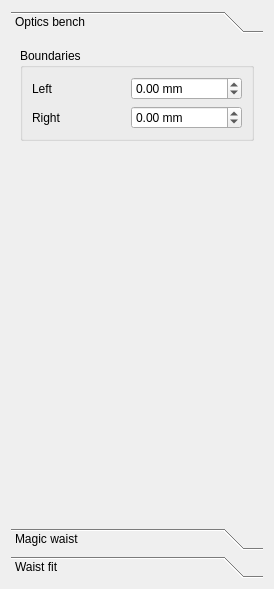
<?xml version="1.0" encoding="UTF-8"?>
<ui version="4.0">
 <class>GaussianBeamWidget</class>
 <widget class="QWidget" name="GaussianBeamWidget">
  <property name="geometry">
   <rect>
    <x>0</x>
    <y>0</y>
    <width>274</width>
    <height>589</height>
   </rect>
  </property>
  <property name="windowTitle">
   <string>Gaussian Beam</string>
  </property>
  <layout class="QVBoxLayout" name="verticalLayout_4">
   <item>
    <layout class="QVBoxLayout">
     <item>
      <widget class="QToolBox" name="toolBox">
       <property name="minimumSize">
        <size>
         <width>200</width>
         <height>16</height>
        </size>
       </property>
       <property name="frameShape">
        <enum>QFrame::NoFrame</enum>
       </property>
       <property name="frameShadow">
        <enum>QFrame::Plain</enum>
       </property>
       <property name="currentIndex">
        <number>0</number>
       </property>
       <widget class="QWidget" name="page_Bench">
        <property name="geometry">
         <rect>
          <x>0</x>
          <y>0</y>
          <width>254</width>
          <height>479</height>
         </rect>
        </property>
        <attribute name="label">
         <string>Optics bench</string>
        </attribute>
        <layout class="QVBoxLayout" name="verticalLayout_2">
         <item>
          <widget class="QGroupBox" name="groupBox">
           <property name="title">
            <string>Boundaries</string>
           </property>
           <layout class="QGridLayout" name="gridLayout">
            <item row="1" column="0">
             <widget class="QLabel" name="label_6">
              <property name="text">
               <string>Left</string>
              </property>
             </widget>
            </item>
            <item row="1" column="1">
             <widget class="QDoubleSpinBox" name="doubleSpinBox_LeftBoundary">
              <property name="suffix">
               <string> mm</string>
              </property>
              <property name="minimum">
               <double>-100000.000000000000000</double>
              </property>
              <property name="maximum">
               <double>100000.000000000000000</double>
              </property>
              <property name="singleStep">
               <double>10.000000000000000</double>
              </property>
             </widget>
            </item>
            <item row="2" column="0">
             <widget class="QLabel" name="label_7">
              <property name="text">
               <string>Right</string>
              </property>
             </widget>
            </item>
            <item row="2" column="1">
             <widget class="QDoubleSpinBox" name="doubleSpinBox_RightBoundary">
              <property name="suffix">
               <string> mm</string>
              </property>
              <property name="minimum">
               <double>-100000.000000000000000</double>
              </property>
              <property name="maximum">
               <double>100000.000000000000000</double>
              </property>
              <property name="singleStep">
               <double>10.000000000000000</double>
              </property>
             </widget>
            </item>
           </layout>
          </widget>
         </item>
         <item>
          <spacer>
           <property name="orientation">
            <enum>Qt::Vertical</enum>
           </property>
           <property name="sizeHint" stdset="0">
            <size>
             <width>20</width>
             <height>40</height>
            </size>
           </property>
          </spacer>
         </item>
        </layout>
       </widget>
       <widget class="QWidget" name="page_MagicWaist">
        <property name="geometry">
         <rect>
          <x>0</x>
          <y>0</y>
          <width>228</width>
          <height>360</height>
         </rect>
        </property>
        <attribute name="label">
         <string>Magic waist</string>
        </attribute>
        <layout class="QVBoxLayout" name="verticalLayout_5">
         <item>
          <widget class="QLabel" name="label_9">
           <property name="text">
            <string>Aspect</string>
           </property>
          </widget>
         </item>
         <item>
          <widget class="QComboBox" name="comboBox_TargetOrientation">
           <item>
            <property name="text">
             <string>Spherical</string>
            </property>
           </item>
           <item>
            <property name="text">
             <string>Ellipsoidal</string>
            </property>
           </item>
          </widget>
         </item>
         <item>
          <widget class="QLabel" name="label">
           <property name="text">
            <string>Target waist</string>
           </property>
          </widget>
         </item>
         <item>
          <layout class="QHBoxLayout" name="horizontalLayout_2">
           <item>
            <widget class="QDoubleSpinBox" name="doubleSpinBox_HTargetWaist">
             <property name="maximum">
              <double>100000.000000000000000</double>
             </property>
             <property name="value">
              <double>100.000000000000000</double>
             </property>
            </widget>
           </item>
           <item>
            <widget class="QDoubleSpinBox" name="doubleSpinBox_VTargetWaist">
             <property name="maximum">
              <double>100000.000000000000000</double>
             </property>
             <property name="value">
              <double>100.000000000000000</double>
             </property>
            </widget>
           </item>
          </layout>
         </item>
         <item>
          <widget class="QLabel" name="label_2">
           <property name="text">
            <string>Target position</string>
           </property>
          </widget>
         </item>
         <item>
          <layout class="QHBoxLayout" name="horizontalLayout_3">
           <item>
            <widget class="QDoubleSpinBox" name="doubleSpinBox_HTargetPosition">
             <property name="minimum">
              <double>-100000.000000000000000</double>
             </property>
             <property name="maximum">
              <double>100000.000000000000000</double>
             </property>
             <property name="value">
              <double>550.000000000000000</double>
             </property>
            </widget>
           </item>
           <item>
            <widget class="QDoubleSpinBox" name="doubleSpinBox_VTargetPosition">
             <property name="minimum">
              <double>-100000.000000000000000</double>
             </property>
             <property name="maximum">
              <double>100000.000000000000000</double>
             </property>
             <property name="value">
              <double>550.000000000000000</double>
             </property>
            </widget>
           </item>
          </layout>
         </item>
         <item>
          <widget class="QLabel" name="label_MinOverlap">
           <property name="text">
            <string>Minimum overlap</string>
           </property>
          </widget>
         </item>
         <item>
          <widget class="QDoubleSpinBox" name="doubleSpinBox_MinOverlap">
           <property name="suffix">
            <string> %</string>
           </property>
           <property name="maximum">
            <double>100.000000000000000</double>
           </property>
           <property name="value">
            <double>98.000000000000000</double>
           </property>
          </widget>
         </item>
         <item>
          <widget class="QCheckBox" name="checkBox_ShowTargetBeam">
           <property name="enabled">
            <bool>true</bool>
           </property>
           <property name="text">
            <string>Show target beam</string>
           </property>
          </widget>
         </item>
         <item>
          <widget class="QLabel" name="label_OverlapResult">
           <property name="text">
            <string/>
           </property>
          </widget>
         </item>
         <item>
          <widget class="QLabel" name="label_MagicWaistResult">
           <property name="text">
            <string/>
           </property>
          </widget>
         </item>
         <item>
          <spacer>
           <property name="orientation">
            <enum>Qt::Vertical</enum>
           </property>
           <property name="sizeHint" stdset="0">
            <size>
             <width>20</width>
             <height>40</height>
            </size>
           </property>
          </spacer>
         </item>
         <item>
          <widget class="QPushButton" name="pushButton_LocalOptimum">
           <property name="text">
            <string>Local optimum</string>
           </property>
          </widget>
         </item>
         <item>
          <widget class="QPushButton" name="pushButton_MagicWaist">
           <property name="text">
            <string>Find</string>
           </property>
          </widget>
         </item>
         <item>
          <spacer>
           <property name="orientation">
            <enum>Qt::Vertical</enum>
           </property>
           <property name="sizeHint" stdset="0">
            <size>
             <width>20</width>
             <height>40</height>
            </size>
           </property>
          </spacer>
         </item>
         <item>
          <spacer>
           <property name="orientation">
            <enum>Qt::Vertical</enum>
           </property>
           <property name="sizeHint" stdset="0">
            <size>
             <width>20</width>
             <height>40</height>
            </size>
           </property>
          </spacer>
         </item>
        </layout>
       </widget>
       <widget class="QWidget" name="page_Fit">
        <property name="geometry">
         <rect>
          <x>0</x>
          <y>0</y>
          <width>237</width>
          <height>511</height>
         </rect>
        </property>
        <attribute name="label">
         <string>Waist fit</string>
        </attribute>
        <layout class="QVBoxLayout" name="verticalLayout_3">
         <item>
          <layout class="QHBoxLayout" name="horizontalLayout">
           <item>
            <widget class="QComboBox" name="comboBox_Fit">
             <property name="sizePolicy">
              <sizepolicy hsizetype="MinimumExpanding" vsizetype="Fixed">
               <horstretch>0</horstretch>
               <verstretch>0</verstretch>
              </sizepolicy>
             </property>
            </widget>
           </item>
           <item>
            <widget class="QPushButton" name="pushButton_AddFit">
             <property name="sizePolicy">
              <sizepolicy hsizetype="Minimum" vsizetype="Fixed">
               <horstretch>0</horstretch>
               <verstretch>0</verstretch>
              </sizepolicy>
             </property>
             <property name="toolTip">
              <string>Add a new fit</string>
             </property>
             <property name="text">
              <string/>
             </property>
             <property name="icon">
              <iconset resource="GaussianBeam.qrc">
               <normaloff>:/images/edit-add.png</normaloff>:/images/edit-add.png</iconset>
             </property>
            </widget>
           </item>
           <item>
            <widget class="QPushButton" name="pushButton_RemoveFit">
             <property name="sizePolicy">
              <sizepolicy hsizetype="Minimum" vsizetype="Fixed">
               <horstretch>0</horstretch>
               <verstretch>0</verstretch>
              </sizepolicy>
             </property>
             <property name="toolTip">
              <string>Delete this fit</string>
             </property>
             <property name="text">
              <string/>
             </property>
             <property name="icon">
              <iconset resource="GaussianBeam.qrc">
               <normaloff>:/images/edit-delete.png</normaloff>:/images/edit-delete.png</iconset>
             </property>
            </widget>
           </item>
          </layout>
         </item>
         <item>
          <layout class="QHBoxLayout">
           <item>
            <widget class="QLabel" name="label_3">
             <property name="sizePolicy">
              <sizepolicy hsizetype="Minimum" vsizetype="Preferred">
               <horstretch>0</horstretch>
               <verstretch>0</verstretch>
              </sizepolicy>
             </property>
             <property name="text">
              <string>color</string>
             </property>
             <property name="scaledContents">
              <bool>true</bool>
             </property>
             <property name="alignment">
              <set>Qt::AlignRight|Qt::AlignTrailing|Qt::AlignVCenter</set>
             </property>
             <property name="wordWrap">
              <bool>true</bool>
             </property>
             <property name="margin">
              <number>1</number>
             </property>
             <property name="openExternalLinks">
              <bool>false</bool>
             </property>
            </widget>
           </item>
           <item>
            <widget class="QPushButton" name="pushButton_FitColor">
             <property name="sizePolicy">
              <sizepolicy hsizetype="Minimum" vsizetype="Minimum">
               <horstretch>0</horstretch>
               <verstretch>0</verstretch>
              </sizepolicy>
             </property>
             <property name="text">
              <string/>
             </property>
            </widget>
           </item>
           <item>
            <widget class="QPushButton" name="pushButton_RenameFit">
             <property name="toolTip">
              <string>Rename the current fit</string>
             </property>
             <property name="text">
              <string>Rename</string>
             </property>
            </widget>
           </item>
          </layout>
         </item>
         <item>
          <widget class="QLabel" name="label_8">
           <property name="text">
            <string>Orientation:</string>
           </property>
          </widget>
         </item>
         <item>
          <widget class="QComboBox" name="comboBox_FitOrientation">
           <item>
            <property name="text">
             <string>Spherical</string>
            </property>
           </item>
           <item>
            <property name="text">
             <string>Horizontal</string>
            </property>
           </item>
           <item>
            <property name="text">
             <string>Vertical</string>
            </property>
           </item>
           <item>
            <property name="text">
             <string>Ellipsoidal</string>
            </property>
           </item>
          </widget>
         </item>
         <item>
          <widget class="QLabel" name="label_4">
           <property name="text">
            <string>Measured quantity:</string>
           </property>
          </widget>
         </item>
         <item>
          <widget class="QComboBox" name="comboBox_FitData">
           <property name="currentIndex">
            <number>0</number>
           </property>
           <item>
            <property name="text">
             <string>Radius @ 1/e²</string>
            </property>
           </item>
           <item>
            <property name="text">
             <string>Diameter @ 1/e²</string>
            </property>
           </item>
           <item>
            <property name="text">
             <string>Standard deviation</string>
            </property>
           </item>
           <item>
            <property name="text">
             <string>FWHM</string>
            </property>
           </item>
           <item>
            <property name="text">
             <string>HWHM</string>
            </property>
           </item>
          </widget>
         </item>
         <item>
          <widget class="QLabel" name="label_5">
           <property name="text">
            <string>Measurements:</string>
           </property>
          </widget>
         </item>
         <item>
          <widget class="QTableView" name="fitTable"/>
         </item>
         <item>
          <layout class="QHBoxLayout">
           <item>
            <widget class="QPushButton" name="pushButton_FitAddRow">
             <property name="text">
              <string>Row</string>
             </property>
             <property name="icon">
              <iconset resource="GaussianBeam.qrc">
               <normaloff>:/images/edit-add.png</normaloff>:/images/edit-add.png</iconset>
             </property>
            </widget>
           </item>
           <item>
            <widget class="QPushButton" name="pushButton_FitRemoveRow">
             <property name="text">
              <string>Row</string>
             </property>
             <property name="icon">
              <iconset resource="GaussianBeam.qrc">
               <normaloff>:/images/edit-delete.png</normaloff>:/images/edit-delete.png</iconset>
             </property>
            </widget>
           </item>
          </layout>
         </item>
         <item>
          <widget class="QLabel" name="label_FitResult">
           <property name="text">
            <string/>
           </property>
          </widget>
         </item>
         <item>
          <widget class="QPushButton" name="pushButton_SetInputBeam">
           <property name="enabled">
            <bool>false</bool>
           </property>
           <property name="text">
            <string>Set as input beam</string>
           </property>
          </widget>
         </item>
         <item>
          <widget class="QPushButton" name="pushButton_SetTargetBeam">
           <property name="enabled">
            <bool>false</bool>
           </property>
           <property name="text">
            <string>Set as target beam</string>
           </property>
          </widget>
         </item>
        </layout>
       </widget>
      </widget>
     </item>
    </layout>
   </item>
  </layout>
 </widget>
 <resources>
  <include location="GaussianBeam.qrc"/>
 </resources>
 <connections/>
</ui>
